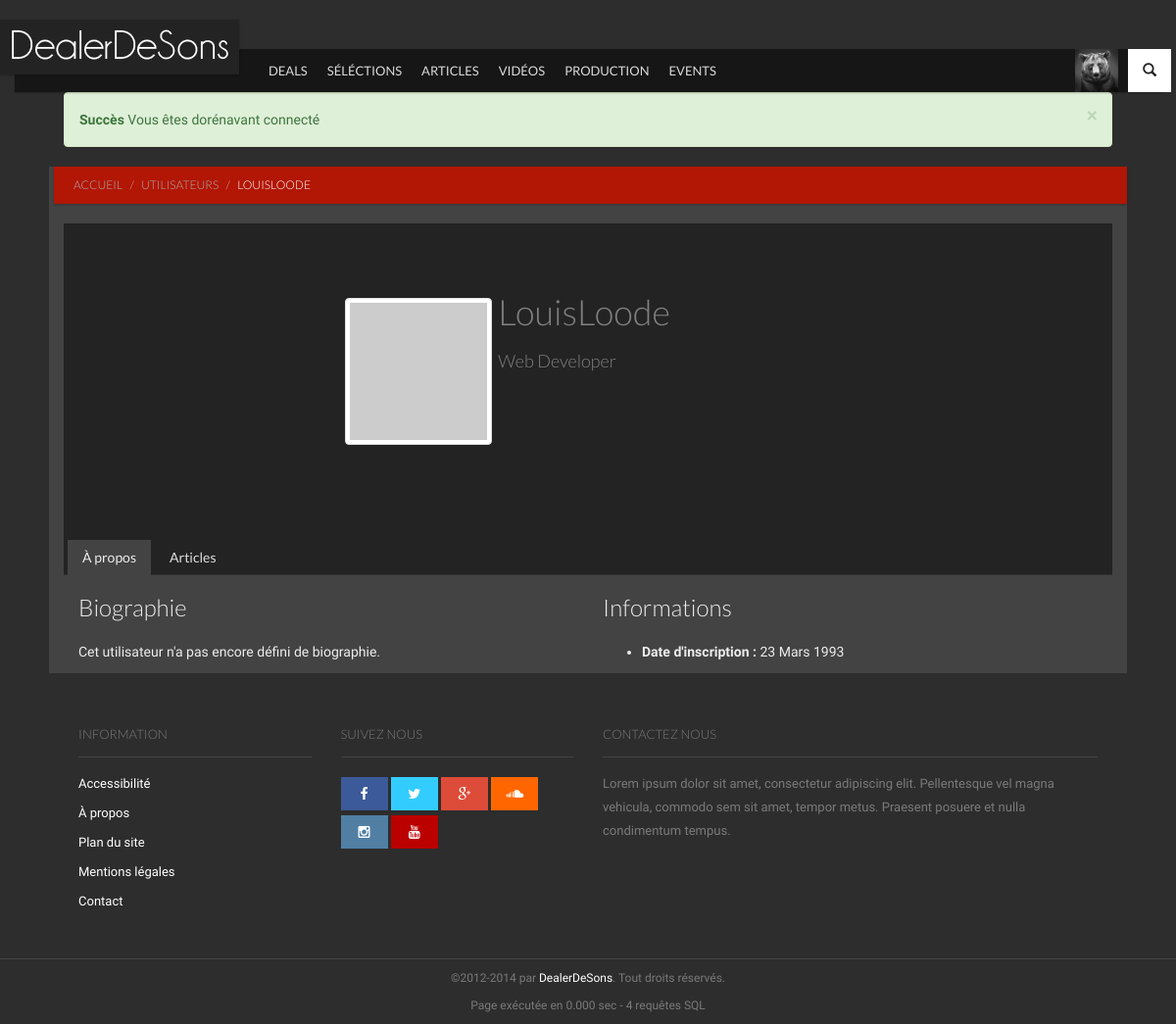
The app's page /utilisateurs-2.html (signed in) with its own data.
### tables this page shows
CREATE TABLE `categories` (
`id_cat` int(11) NOT NULL,
  `nom_cat` varchar(255) NOT NULL,
  `menu` bit(1) NOT NULL,
  `ordre` int(2) NOT NULL
);

CREATE TABLE `utilisateurs` (
`id_user` int(11) unsigned NOT NULL,
  `nom_user` varchar(32) NOT NULL,
  `password` char(40) NOT NULL,
  `email` varchar(128) NOT NULL,
  `role` int(1) NOT NULL DEFAULT '1',
  `hash_validation` char(32) NOT NULL,
  `date_inscription` datetime NOT NULL,
  `avatar` varchar(128) NOT NULL DEFAULT '',
  `bio` text NOT NULL,
  `facebook` varchar(255) NOT NULL,
  `twitter` varchar(255) NOT NULL,
  `instagram` varchar(255) NOT NULL,
  `vimeo` varchar(255) NOT NULL,
  `tumblr` varchar(255) NOT NULL,
  `linkedin` varchar(255) NOT NULL,
  `soundcloud` varchar(255) NOT NULL,
  `youtube` varchar(255) NOT NULL
);

### inc/init.php (called while the page is built, shortened)
<?php
	include(dirname(__FILE__).'/modeles/articles.php');
	include(dirname(__FILE__).'/modeles/utilisateurs.php');
	$verif_connect = (isset($_SESSION['id']) AND isset($_SESSION['pseudo']));
	if ($verif_connect){
		$infosUser = display_utilisateur($_SESSION['id']);
		$user_infos = $infosUser['0'];
	}
	$categories_menu = liste_categories('menu', 'croissant');
?>

### inc/modeles/utilisateurs.php (called while the page is built, shortened)
<?php
function display_utilisateur($id_user){
	$myRequete = 'SELECT *
						FROM utilisateurs
						WHERE id_user = '.$id_user.'';
	$req = requete($myRequete);
        while ($data = mysqli_fetch_assoc($req))
        {
                $infos[] = $data;
        }
        return $infos;
}
?>

### inc/fonctions.php (called while the page is built, shortened)
<?php
function requete($myRequete) {
	global $query_count, $myConnexion;
	return mysqli_query($myConnexion,$myRequete);
}
?>

### inc/modeles/articles.php (called while the page is built, shortened)
<?php
function liste_categories($menu='', $by=''){
	$categories = array();
	$req_menu = '';
	$order_by = '';
	$limit = '';
	switch ($menu)
	{
	case 'menu':
        $req_menu = 'WHERE menu = 1';
    break;
	}
	switch ($by)
	{
	case 'croissant':
        $order_by = 'ORDER BY ordre ASC';
    break;
	}
	$ajoutRequete = $req_menu.' '.$order_by.' '.$limit.'';
	$myRequete = 'SELECT *
					FROM categories
					'.$ajoutRequete;
	$req = requete($myRequete);
        while ($data = mysqli_fetch_assoc($req))
        {
                $categories[] = $data;
        }
        return $categories;
}
?>

### pages/vues/profil.php (the view, shortened to what this page needs)
		<div id="content" class="content bg-base section">
			<div class="ribbon ribbon-highlight">
				<ol class="breadcrumb ribbon-inner">
					<li><a href="index.html">Accueil</a></li>
					<li><a href="utilisateurs.html">Utilisateurs</a></li>
					<li class="active"><?php echo $user_infos['nom_user']; ?></li>
				</ol>
			</div>
		<div class="row">
			<div class="col-md-12">
						<div class="row panel">
					<div class="col-md-4 bg_blur "></div>
			        <div class="col-md-8  col-xs-12">
			           <img src="http://lorempixel.com/output/people-q-c-100-100-1.jpg" class="img-thumbnail picture hidden-xs" />
			           <div class="header">
			                <h1><?php echo $user_infos['nom_user']; ?></h1>
			                <h4>Web Developer</h4>
			           </div>
			        </div>
			    </div>
			</div>
			  	<div class="col-md-12">
				  </div>
					<ul class="nav nav-tabs" role="tablist" id="myTab">
						<li class="active"><a href="#apropos" role="tab" data-toggle="tab"><span class="glyphicon glyphicon-user visible-xs"></span> <span class="hidden-xs">À propos</span></a></li>
						<li><a href="#articles" role="tab" data-toggle="tab"><span class="glyphicon glyphicon-list-alt visible-xs"></span> <span class="hidden-xs">Articles</span></a></li>
					</ul>
					<div class="tab-content">
					  <div class="tab-pane active" id="apropos">
						<div class="row">
						  <div class="col-xs-12 col-md-6 col-lg-6">
						  <h3>Biographie</h3>
						<?php
					    if($user_infos['bio'] == ''){
						?>
							<p>
							  	Cet utilisateur n'a pas encore défini de biographie.
							</p>
						<?php }else{ ?>
							  <p>
							  	<?php echo $user_infos['bio']; ?>
							  </p>
						<?php } ?>
						  </div>
						  <div class="col-xs-12 col-md-6 col-lg-6">
							  <h3>Informations</h3>
							    <ul>
								  <li><strong>Date d'inscription :</strong> 23 Mars 1993</li>
								</ul>
						  </div>
						</div>
					  </div>
<?php
include 'includes/articles.php';
?>
					</div>
			  </div>
		</div>

### pages/vues/header.php (shortened to what this page needs)
<!DOCTYPE html>
 <html class="no-js">
	<head>
		<link rel="stylesheet" href="vendor/bootstrap/css/bootstrap.min.css">
		<link rel="stylesheet" href="vendor/font-awesome/css/font-awesome.min.css">
		<link rel="stylesheet" href="vendor/prettyPhoto/css/prettyPhoto.css">
		<link rel="stylesheet" href="css/base.css">
		<link rel="stylesheet" href="css/components.css">
		<link rel="stylesheet" href="css/style.css">
		<link rel="stylesheet" href="css/modifs.css">
	</head>
	<body>
		<nav id="header" class="header-navbar" role="navigation">
			<div class="header-navbar-inner container">
				<div id="brand" class="navbar-brand">
					<a href="index.html" rel="bookmark">
						<img src="img/light-logo.png" data-src="img/light-logo.png" data-src-retina="img/logo-retina.png" width="244" height="56" alt="">
					</a>
				</div>
				<ul class="nav nav-icons">
					<li>
						<a href="#" class="btn-icon" data-toggle=".header-navbar-inner" data-toggle-class="search-toggled-in">
							<span class="search-toggled-out-icon glyphicon glyphicon-search"></span>
						</a>
					</li>
				</ul>
				<ul class="nav navbar-nav">
<?php if ($verif_connect){ ?>
					<li class="nav-all pull-right">
						<a href="#" data-toggle="li">
							<span class="img"><img src="img/Tests/avatar.jpg" alt="Avatar de <?php echo $user_infos['id_user'];?>"></span>
						</a>
					</li>
<?php }else{?>
					<li class="pull-right"><a href="connexion.html" class="btn btn-danger">Connexion</a></li>
<?php } ?>
<?php
foreach($categories_menu as $data)
{
?>
					<li class="visible-md visible-lg"><a href="categories-<?php echo $data['id_cat']; ?>.html"><?php echo $data['nom_cat']; ?></a></li>
<?php
}
?>
				</ul>
			</div>
		</nav>
		<div id="main" class="container">
				<?php include 'includes/messages_erreurs.php'; ?>

### css/base.css (style rules this page uses)
html,body { height:100% }
body { font-family:'Droid Sans',sans-serif;font-size:14px;line-height:24px }
h1,h2,h3,h4,h5,h6 { font-family:'Lato',sans-serif;font-weight:300;margin-bottom:20px }
img { max-width:100% }
.header-navbar { position:absolute;z-index:1000;width:100%;margin-top:50px;height:44px;line-height:44px;-webkit-border-radius:0;-moz-border-radius:0;-o-border-radius:0;border-radius:0;-moz-background-clip:padding;-webkit-background-clip:padding-box;-o-background-clip:padding-box;background-clip:padding-box;border:0;min-height:inherit;-webkit-transition:all .2s linear;-moz-transition:all .2s linear;-ms-transition:all .2s linear;-o-transition:all .2s linear;font-family:'Lato',sans-serif }
.header-navbar .header-navbar-inner { position:relative;padding:0;height:44px }
.header-navbar .btn-icon { padding:0;margin:0;line-height:44px;height:44px;width:44px;border:0;background-color:transparent }
.header-navbar .navbar-brand { margin:0 5px 0 0;padding:0;width:244px;height:44px;-webkit-transition:all .2s linear;-moz-transition:all .2s linear;-ms-transition:all .2s linear;-o-transition:all .2s linear;border-right:1px solid transparent }
.header-navbar .navbar-brand a { position:relative;top:-30px;left:-15px;display:block;width:244px;height:56px;-webkit-transition:all .2s linear;-moz-transition:all .2s linear;-ms-transition:all .2s linear;-o-transition:all .2s linear }
.header-navbar .navbar-brand a img { vertical-align:top;position:relative;height:auto }
.header-navbar .nav-icons { position:relative;height:44px;width:44px;float:right;margin-right:-10px }
.header-navbar .nav-icons>li { width:44px;height:44px }
.header-navbar .nav-icons>li>a { padding:0;line-height:44px;width:44px;text-align:center }
.header-navbar .nav-icons .search-toggled-out-icon { display:inline-block;zoom:1;*display:inline }
.nav.navbar-nav { height:44px;line-height:44px;float:none;display:block;width:auto;font-size:13px }
.nav.navbar-nav>li { height:44px;line-height:44px }
.nav.navbar-nav>li.nav-all { border-left:transparent 1px solid }
.nav.navbar-nav>li.nav-all>a { line-height:44px;height:44px }
.nav.navbar-nav>li>a { padding:0 10px;line-height:44px;height:44px;text-transform:uppercase }
#main { padding-top:94px;position:relative }
.section { position:relative;margin-bottom:20px;*zoom:1 }
.section:before,.section:after { display:table;line-height:0;content:"" }
.section:after { clear:both }
.container>.section:not(.row),.container>.section.not-row { padding-left:15px;padding-right:15px;margin-left:-15px;margin-right:-15px }
@media (min-width: 769px) { .nav.navbar-nav>li { display:none } }
@media (min-width: 769px) { .nav.navbar-nav>li:nth-child(1),.nav.navbar-nav>li:nth-child(2),.nav.navbar-nav>li:nth-child(3) { display:block } }
@media (min-width: 899px) { .nav.navbar-nav>li:nth-child(4) { display:block } }
@media (min-width: 992px) { .nav.navbar-nav>li:nth-child(5) { display:block } }
@media (min-width: 1150px) { .nav.navbar-nav>li:nth-child(6) { display:block } }
@media (min-width: 1200px) { .container { max-width:1170px } }

### css/modifs.css (style rules this page uses)
.nav.navbar-nav > li.nav-all .img img { margin: 0; width: 44px; height: 44px; border: #ffffff; vertical-align: initial; }
.container { padding-right: 50px; padding-left: 50px; }
.row { padding-bottom: 10px; }
.bg_blur { background-image:url('http://data2.whicdn.com/images/139218968/large.jpg'); height: 300px; background-size: cover; }
.header { color : #808080; margin-left:10%; margin-top:70px; }
.picture { height:150px; width:150px; position:absolute; top: 75px; left:-75px; }
.row { padding-left: 15px; padding-right: 15px; }
.ribbon.ribbon-highlight > a, .ribbon.ribbon-highlight > span, .ribbon.ribbon-highlight > .ribbon-inner { background-color: #b21605; color: #ffffff; }
.ribbon > a, .ribbon > span, .ribbon > .ribbon-inner { background-color: #b21605; color: #ffffff; }
.ribbon.ribbon-highlight > span, .ribbon.ribbon-highlight > .ribbon-inner { color: #ffffff; }
.ribbon.ribbon-highlight > span a, .ribbon.ribbon-highlight > .ribbon-inner a { color: #AEAEAE; }
.row { padding-bottom: 0px; }

### records on screen
categories: nom_cat "DEALS"
categories: nom_cat "SÉLÉCTIONS"
categories: nom_cat "ARTICLES"
categories: nom_cat "VIDÉOS"
categories: nom_cat "PRODUCTION"
categories: nom_cat "EVENTS"
utilisateurs: nom_user "LOUISLOODE", nom_user "LouisLoode"

### other values on screen
$data['TITRE'] "Succès"
$data['MESSAGE'] "Vous êtes dorénavant connecté"
$query_count "4"
